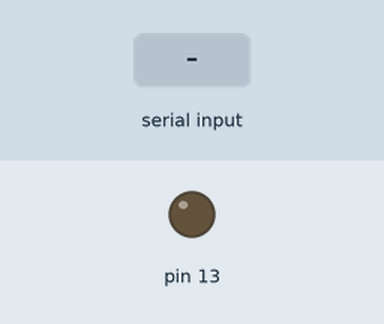
A sketch run on a simulated Arduino Uno, built with avr-gcc and run on an emulated ATmega328P. Parts: output pins drawn as LEDs (lit = HIGH). Inputs (shaded band) come from the test bench.

Above: at 1.2 s.
1.3 s: "a" received over Serial
At 3.1 s:
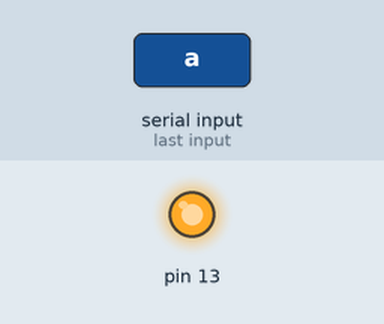
4.3 s: "b" received over Serial
At 5.9 s:
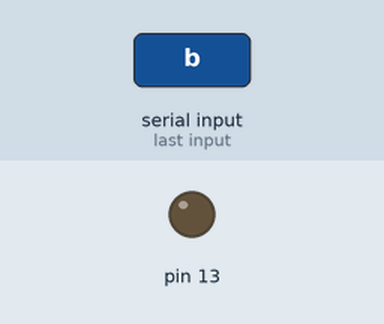
7.3 s: "c" received over Serial
Timing chart, 0 to 14.9 s (numbered marks = the images above; inputs shaded):
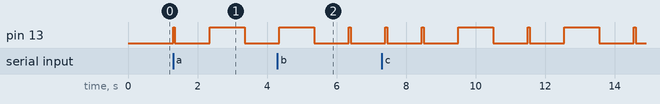

The sketch:

solution.ino
```cpp
// C++ code
//
void setup()
{
  pinMode(13, OUTPUT);
  Serial.begin(9600);
}

void loop()
{
  char ch = Serial.read();
  if(ch == 'a')
  {
    dot();
    dash();
  }
  else if(ch == 'b')
  {
    dash();dot();dot();dot();
  }
  else if(ch == 'c')
  {
    dash();dot();dash();dot();
  }
}

void dot()
{
  digitalWrite(13, HIGH);
  delay(50); // Wait for 1000 millisecond(s)
  digitalWrite(13, LOW);
  delay(1000); // Wait for 1000 millisecond(s)
}

void dash()
{
  digitalWrite(13, HIGH);
  delay(1000); // Wait for 1000 millisecond(s)
  digitalWrite(13, LOW);
  delay(1000); // Wait for 1000 millisecond(s)
}
```

Measured:
- after the input at 1.3 s, pin 13: LOW → HIGH at once, → LOW 0.05 s later, → HIGH 1.0 s later, → LOW 1.0 s later
- after the input at 4.3 s, pin 13: LOW → HIGH after 0.05 s, → LOW 1.0 s later, → HIGH 1.0 s later, → LOW 0.05 s later
